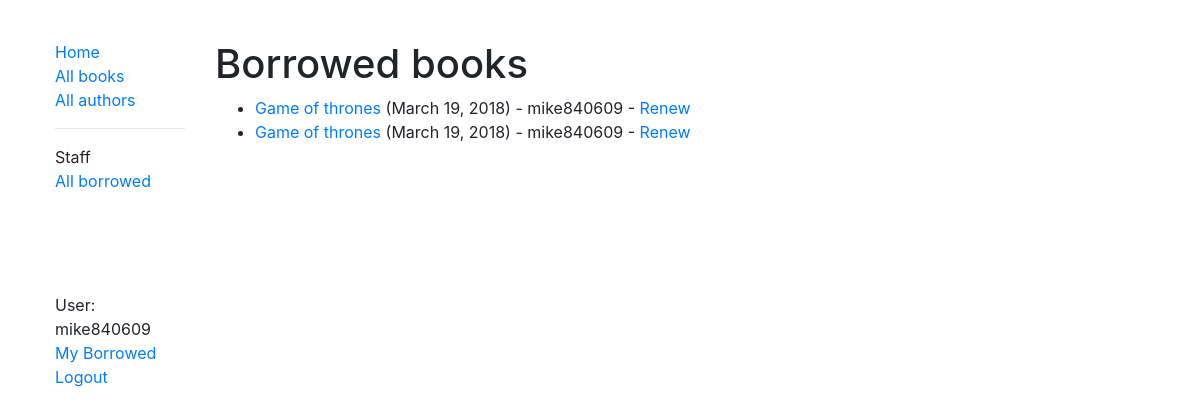
The app's page /catalog/mybooks/ (signed in) with its own data.
### catalog/models.py (models this page shows, shortened)
class BookInstance(models.Model):
    id = models.UUIDField(primary_key = True , default = uuid.uuid4 , help_text = "Unique ID for this particular book across whole library")
    book = models.ForeignKey('Book', on_delete = models.SET_NULL , null = True)
    imprint = models.CharField(max_length = 200)
    due_back = models.DateField(null = True , blank = True)
    LOAN_STATUS = (
        ('m', 'Maintenance'),
        ('o', 'On loan'),
        ('a', 'Available'),
        ('r', 'Reserved'),
    )
    status = models.CharField(max_length = 1 ,choices = LOAN_STATUS , blank = True , default = "m" , help_text = 'Book availability')
    borrower = models.ForeignKey(User , on_delete = models.SET_NULL , null = True , blank = True)
    @property
    def is_overdue(self):
        if self.due_back and date.today() > self.due_back:
            return True
        return False
    class Meta:
        permissions = (("can_mark_returned" , "Set book as returned"),)
        ordering = ['due_back']

class Book(models.Model):
    title = models.CharField(max_length=200)
    author = models.ForeignKey('Author', on_delete = models.SET_NULL, null=True)
    summary = models.TextField(max_length=1000, help_text="Enter a brief description of the book")
    isbn = models.CharField('ISBN',max_length=13, help_text='13 Character <a href="https://www.isbn-international.org/content/what-isbn">ISBN number</a>')
    genre = models.ManyToManyField(Genre, help_text="Select a genre for this book")
    language = models.ForeignKey('Language' , on_delete = models.SET_NULL , null = True ,blank = True )
    def display_genre(self):
        '''
        Create a string for the Genre . This is required to display genre in Admin
        '''
        return ', '.join([ genre.name for genre in self.genre.all()[:3] ])
    display_genre.short_description = 'Genre'

### catalog/views.py (the view)
# urls.py: path('mybooks/', views.LoanedBooksByUserListView.as_view(), name='my-borrowed'),
class LoanedBooksByUserListView(LoginRequiredMixin ,generic.ListView):
    model = BookInstance
    template_name = 'catalog/bookinstance_list_borrowed_user.html'
    paginate_by = 10
    def get_queryset(self):
        return BookInstance.objects.filter(borrower=self.request.user).filter(status__exact='o').order_by('due_back')

### catalog/templates/catalog/bookinstance_list_borrowed_user.html
{% extends "base_generic.html" %}
{% block content %}
<h1>Borrowed books</h1>
{% if bookinstance_list %}
    <ul>
        {% for bookinst in bookinstance_list %}
        <li class = "{% if bookinst.is_overdue %}text-danger{% endif %}">
            <a href="{% url 'book-detail' bookinst.book.pk %}">{{bookinst.book.title}}</a> ({{ bookinst.due_back }}) {% if user.is_staff %}- {{ bookinst.borrower }}{% endif %} {% if perms.catalog.can_mark_returned %}- <a href="{% url 'renew-book-librarian' bookinst.id %}">Renew</a>  {% endif %}
        </li>
        {% endfor %}
    </ul>
{% else %}
    <p>There are no books borrowed. </p>
{% endif %}
{% endblock %}

### catalog/templates/base_generic.html (shortened to what this page needs)
<!DOCTYPE html>
<html lang="en">
<head>
    <link rel="stylesheet" href="https://maxcdn.bootstrapcdn.com/bootstrap/4.0.0-beta.3/css/bootstrap.min.css"
>
    {% load static %}
    <link rel="stylesheet" href="{% static 'css/styles.css' %}">
</head>
<body>
    <div class="container-fluid">
        <div class="row top-buffer">
            <div class="col-sm-2">
                {% block sidebar %}
                <ul class="sidebar-nav">
                    <li>
                        <a href="{% url 'index' %}">Home</a>
                    </li>
                    <li>
                        <a href="{% url 'books' %}">All books</a>
                    </li>
                    <li>
                        <a href="{% url 'authors' %}">All authors</a>
                    </li>
                    {% if user.is_staff %}
                    <hr />
                    <li>Staff</li>
                        {% if perms.catalog.can_mark_returned %}
                        <li><a href="{% url 'all-borrowed' %}">All borrowed</a></li>
                        {% endif %}
                    {% endif %}
                    {% if user.is_authenticated %}
                        <div class = "top-item-buffer" >
                        <li>User:</li>
                        <li>{{ user.get_username }}</li>
                        <li><a href="{% url 'my-borrowed' %}">My Borrowed</a></li>
                        <li><a href="{% url 'logout'%}?next={{request.path}}">Logout</a></li>
                    {% else %}
                        <li><a href="{% url 'login'%}?next={{request.path}}">Login</a></li>
                    {% endif %}
                </ul>
                {% endblock %}
            </div>
            <div class="col-sm-8 ">
                {% block content %}{% endblock %}
            </div>
        </div>
        <div class = "col-sm-2">
        </div>
    </div>
</body>
</html>

### catalog/static/css/styles.css (style rules this page uses)
.sidebar-nav { list-style: none; }

### catalog/templates/base_generic.html (style rules this page uses)
.top-buffer { margin-top: 40px; }
.top-item-buffer { margin-top: 100px; }

### records on screen
BookInstance: book "Game of thrones", due_back "March 19, 2018", borrower "mike840609"
BookInstance: book "Game of thrones", due_back "March 19, 2018", borrower "mike840609"

### other values on screen
{{ user.get_username }} "mike840609"
